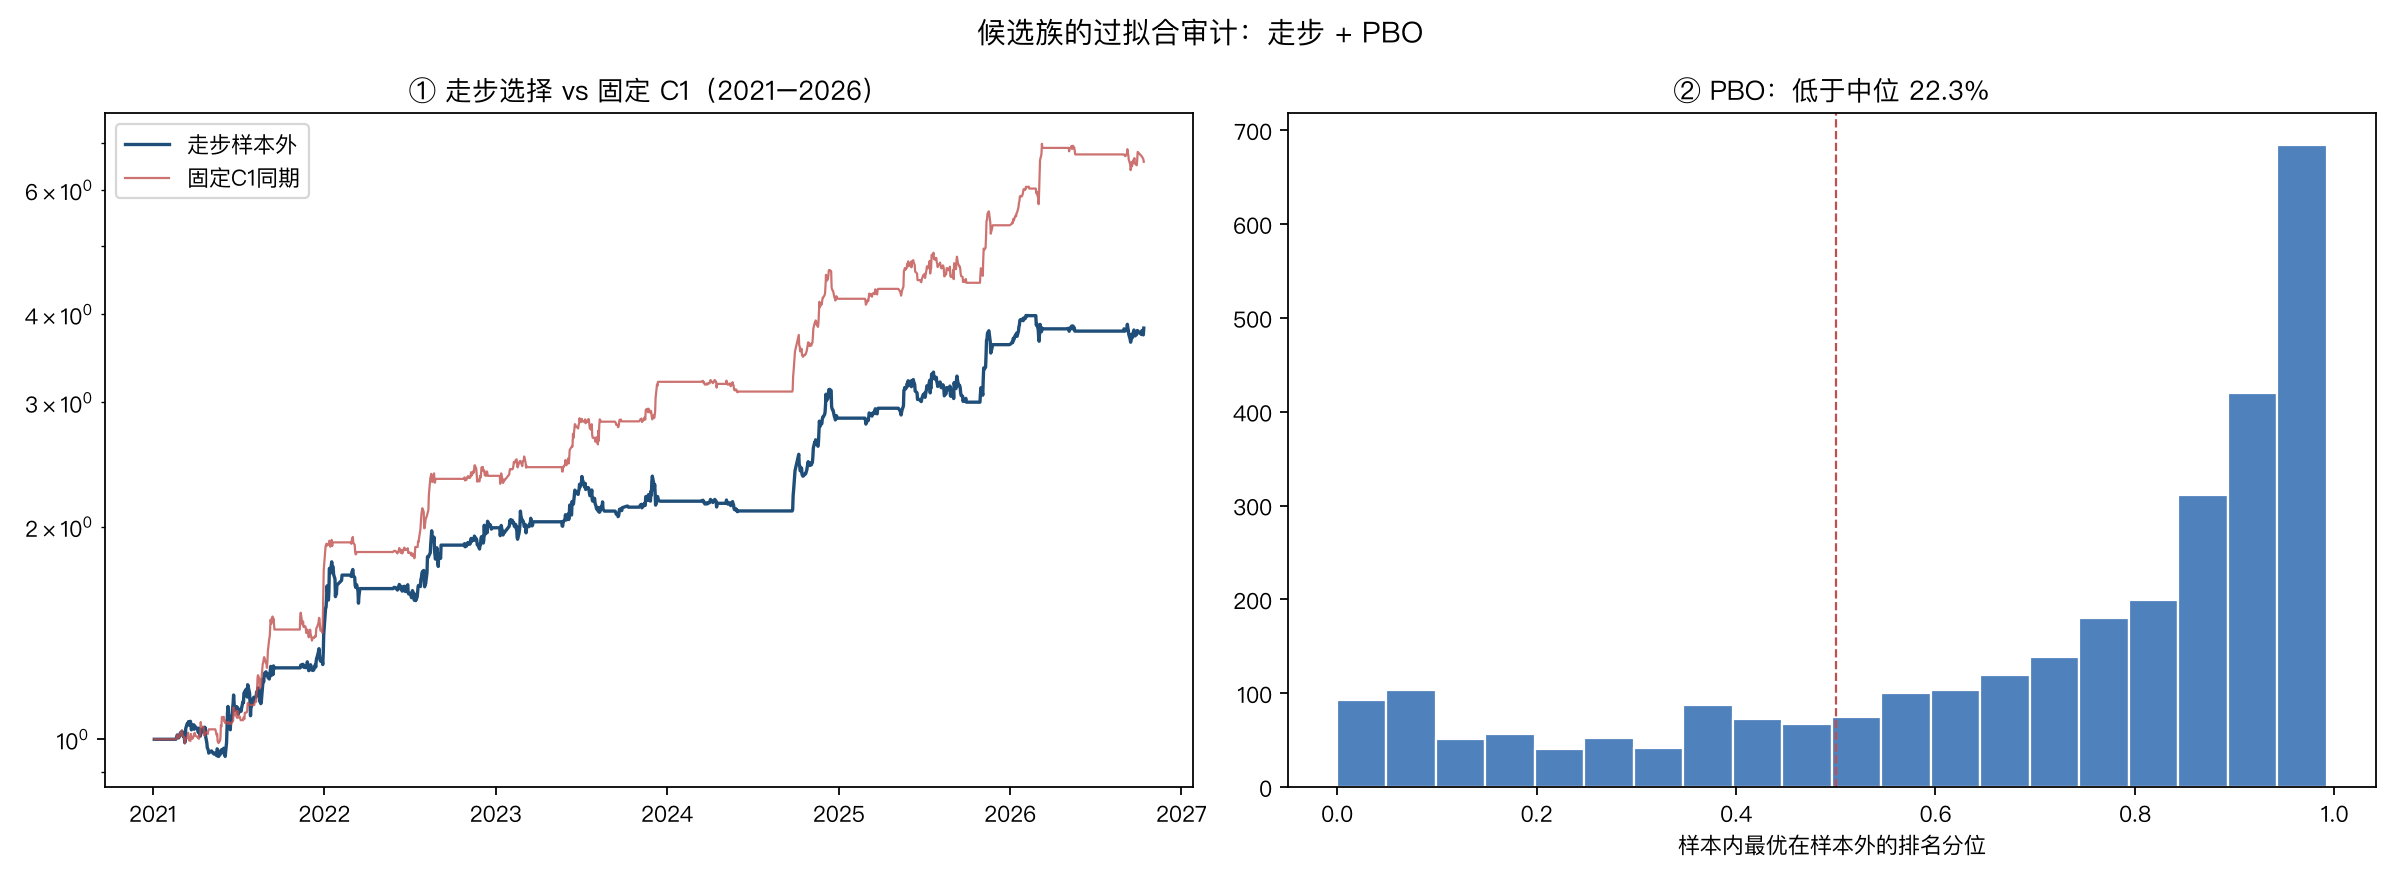

Reproduce this figure in Python.
# -*- coding: utf-8 -*-
"""主板非ST：候选族的过拟合审计。

三件事：
1) 走步（walk-forward）：每年只用过去 3 年选参数，下一年用选中的参数，
   把 2021-2026 的样本外日收益拼起来；看“选参数”这件事本身能不能赚钱。
2) PBO（CSCV）：把 108 个候选的日收益切成 16 段，随机 8 段做样本内、
   另外 8 段做样本外；看样本内第一名在样本外的排名，估计过拟合概率。
3) DSR：对 C1 的夏普做多重试验缩水。

候选族来自 05：年龄区间 7 种 × 持有 3 种 × 分批 3 种 × 排序 2 种 = 126，
去掉重复后实际 126 个；每个都只改结构，不改市场/行业/流动性底座。
"""
import os
import itertools
import numpy as np
import pandas as pd
from scipy.stats import norm
import mb_lib as L

OUT = '/Users/admin/WorkSpace/trading/2026-10-23_主板专用_策略优化'
C1 = dict(name='C1', st_mode='x', age_min=9, age_max=25, vol20_min=0.20,
          dd60_min=-0.15, hold=10, partial_trigger=0.25, partial_frac=0.5, rank='amt')


def make_cases():
    cases = []
    for amin, amax in [(8, 20), (9, 20), (10, 20), (9, 25), (10, 25), (10, 30), (8, 30)]:
        for hold in [10, 15, 20]:
            for pt in [None, 0.20, 0.25]:
                for rank in ['amt', 'mcap']:
                    name = f'{amin}-{amax}|{hold}|{pt}|{rank}'
                    cfg = dict(st_mode='x', age_min=amin, age_max=amax, vol20_min=0.20,
                               dd60_min=-0.15, hold=hold, rank=rank)
                    if pt is not None:
                        cfg.update(partial_trigger=pt, partial_frac=0.5)
                    cases.append((name, cfg))
    return cases


def perf(r):
    r = np.asarray(r, dtype=float)
    if len(r) < 2:
        return np.nan, np.nan
    eq = np.cumprod(1 + r)
    cagr = eq[-1] ** (252 / len(r)) - 1
    dd = (eq / np.maximum.accumulate(eq) - 1).min()
    return cagr, dd


def sharpe(r):
    r = np.asarray(r, dtype=float)
    return r.mean() / (r.std() + 1e-12) * np.sqrt(252)


def main():
    e = L.fresh_engine()
    cases = make_cases()
    rets = {}
    rows = []
    for i, (name, cfg) in enumerate(cases):
        c = dict(cfg); c['name'] = name
        E, T, row = L.run_one(e, c, return_daily=True)
        rets[name] = E.ret
        row['name'] = name
        rows.append(row)
        if (i + 1) % 30 == 0:
            print('run', i + 1, '/', len(cases), flush=True)
    R = pd.DataFrame({k: v for k, v in rets.items()})
    R.index = pd.DatetimeIndex(R.index)
    R = R.sort_index()
    R.to_csv(os.path.join(OUT, '07_候选族_日收益.csv'), encoding='utf-8-sig',
             float_format='%.6f', date_format='%Y-%m-%d')
    M = pd.DataFrame(rows)
    M.to_csv(os.path.join(OUT, '07_候选族_汇总.csv'), index=False, encoding='utf-8-sig',
             float_format='%.4f')

    # 1) 走步
    wf_rows, picks = [], []
    test_years = list(range(2021, 2027))
    for ty in test_years:
        tr0, tr1 = f'{ty-3}-01-01', f'{ty-1}-12-31'
        te0, te1 = f'{ty}-01-01', f'{ty}-12-31'
        scores = []
        for name in R.columns:
            x = R[name].loc[tr0:tr1].dropna()
            cagr, dd = perf(x)
            calmar = cagr / (abs(dd) + 1e-9)
            scores.append((name, cagr, dd, calmar))
        S = pd.DataFrame(scores, columns=['name', 'cagr', 'dd', 'calmar'])
        pick = S.sort_values('calmar', ascending=False).iloc[0]
        picks.append({'测试年': ty, '选中参数': pick['name'],
                      '训练年化': pick['cagr'], '训练回撤': pick['dd'],
                      '训练Calmar': pick['calmar']})
        wf_rows.append(R[pick['name']].loc[te0:te1].dropna())
    W = pd.concat(wf_rows).sort_index()
    W.to_csv(os.path.join(OUT, '07_走步_样本外日收益.csv'), encoding='utf-8-sig',
             float_format='%.6f', date_format='%Y-%m-%d')
    p = pd.DataFrame(picks)
    p.to_csv(os.path.join(OUT, '07_走步_选择.csv'), index=False, encoding='utf-8-sig',
             float_format='%.4f')
    wc, wd = perf(W.values)
    print('\n走步 2021-2026：年化', round(wc, 4), '最大回撤', round(wd, 4))
    print(p.round(4).to_string(index=False))

    # 固定 C1 在 2021-2026 的对照
    c1_name = '9-25|10|0.25|amt'
    c1 = R[c1_name].loc['2021-01-01':'2026-12-31'].dropna()
    cc, cd = perf(c1.values)
    print('固定 C1 同期：年化', round(cc, 4), '最大回撤', round(cd, 4))

    # 2) PBO / CSCV
    X = R.dropna(how='all').fillna(0.0).values
    T, N = X.shape
    S = 16
    bounds = np.linspace(0, T, S + 1).astype(int)
    blocks = [X[bounds[i]:bounds[i + 1]] for i in range(S)]
    rng = np.random.default_rng(20261023)
    pbo_rows = []
    combos = list(itertools.combinations(range(S), S // 2))
    if len(combos) > 3000:
        idx = rng.choice(len(combos), 3000, replace=False)
        combos = [combos[i] for i in idx]
    for combo in combos:
        is_idx = set(combo)
        is_x = np.vstack([blocks[i] for i in is_idx])
        oos_x = np.vstack([blocks[i] for i in range(S) if i not in is_idx])
        is_sr = np.array([sharpe(is_x[:, j]) for j in range(N)])
        oos_sr = np.array([sharpe(oos_x[:, j]) for j in range(N)])
        best = int(np.argmax(is_sr))
        rank = (oos_sr < oos_sr[best]).mean()
        pbo_rows.append({'样本内最优': best, '样本外排名': rank,
                         '是否低于中位': rank < 0.5})
    P = pd.DataFrame(pbo_rows)
    P.to_csv(os.path.join(OUT, '07_PBO_分割.csv'), index=False, encoding='utf-8-sig',
             float_format='%.4f')
    print('\nPBO（样本内最优在样本外低于中位的概率）', round(P['是否低于中位'].mean(), 4))
    print('样本外排名均值', round(P['样本外排名'].mean(), 4))

    # 3) DSR
    r = R[c1_name].dropna().values
    sr_d = r.mean() / (r.std() + 1e-12)
    sr_a = sr_d * np.sqrt(252)
    skew = pd.Series(r).skew()
    kurt = pd.Series(r).kurt() + 3
    trial_sr = np.array([sharpe(R[c].dropna().values) for c in R.columns])
    var_sr = np.var(trial_sr, ddof=1)
    gamma = 0.5772156649
    sr0 = np.sqrt(var_sr) * ((1 - gamma) * norm.ppf(1 - 1 / N)
                             + gamma * norm.ppf(1 - 1 / (N * np.e)))
    # 用年化口径统一
    denom = np.sqrt(1 - skew * sr_a + (kurt - 1) / 4 * sr_a ** 2)
    dsr = norm.cdf((sr_a - sr0) / (denom + 1e-12) * np.sqrt(len(r) / 252))
    print('\nC1 年化夏普', round(sr_a, 4), '偏度', round(skew, 3), '峰度', round(kurt, 3))
    print('试验数', N, 'SR0', round(sr0, 4), 'DSR', round(dsr, 4))

    # 图：走步样本外净值 + PBO分布
    import matplotlib
    matplotlib.use('Agg')
    import matplotlib.pyplot as plt
    plt.rcParams['font.sans-serif'] = ['PingFang SC', 'Heiti SC', 'Arial Unicode MS']
    plt.rcParams['axes.unicode_minus'] = False
    fig, axes = plt.subplots(1, 2, figsize=(15, 5.5))
    ax = axes[0]
    ax.plot(W.index, np.cumprod(1 + W.values), label='走步样本外', color='#1f4e79', lw=1.5)
    ax.plot(c1.index, np.cumprod(1 + c1.values), label='固定C1同期', color='#c0504d', lw=1.0, alpha=.8)
    ax.set_yscale('log')
    ax.set_title('① 走步选择 vs 固定 C1（2021–2026）')
    ax.legend()
    ax = axes[1]
    ax.hist(P['样本外排名'], bins=20, color='#4f81bd', edgecolor='white')
    ax.axvline(.5, color='#c0504d', ls='--', lw=1)
    ax.set_title(f"② PBO：低于中位 {P['是否低于中位'].mean():.1%}")
    ax.set_xlabel('样本内最优在样本外的排名分位')
    fig.suptitle('候选族的过拟合审计：走步 + PBO', fontsize=13)
    plt.tight_layout()
    plt.savefig(os.path.join(OUT, '07_过拟合审计.png'), dpi=160)
    plt.close()


if __name__ == '__main__':
    main()
